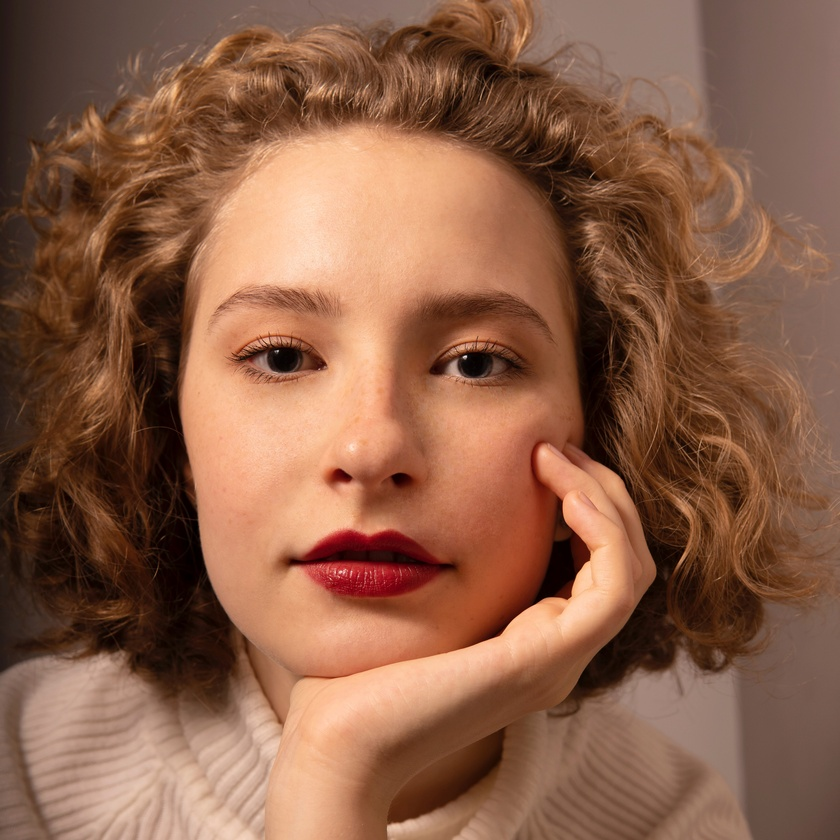
#> input picture assets/human1.jpg, 840 x 840 px, shrunk from 3994 x 3994 before the run, found by its file name
$ jupyter execute Azimuth_integral.ipynb
#> lines starting #> are read from the running program, lines starting #| are printed output that depends on the picture
# 방위각 적분(Azimuth integral)
- Fourier Transform
- Magnitude Spectrum
- Azimuth integral

[cell 1]
import cv2
import numpy as np
from matplotlib import pyplot as plt
from scipy.integrate import quad

[cell 2]
img = cv2.imread('human1.jpg')
#> img is the input picture: shape (840, 840, 3); mean B, G, R 71.9, 95.2, 139.6
plt.imshow(img[...,::-1])
print(img.shape)
#| (840, 840, 3)

## Fourier Transform
https://opencv-python.readthedocs.io/en/latest/doc/23.imageFourierTransform/imageFourierTransform.html
- 시간 도메인(X축)에서 표현된 신호(일반적인 파형 도표)를 주파수 도메인으로 변환.
- 시간축이 제거되어 대상의 전체적인 특징을 파악할 수 있음.
- 이미지에 적용이 되어 중심이 저주파 영역, 주변이 고주파 영역을 나타냄.
- 푸리에 변환을 하여 저주파 또는 고주파를 제거하고 다시 역으로 이미지로 변환 함으로써 이미지가공을 할 수 있음.
    - ex; 푸리에 변환 후 중심의 저주파를 제거하고 다시 Image로 전환 하면 이미지의 경계선만 남게 됨.
    - 푸리에 변환 후 주변의 고주파를 제거하면 모아레 패턴(휴대폰으로 모니터를 찍었을 때 나타나는 현상)을 제거할 수 있음.(모니터의 고주파를 제거함.)

[cell 3]
img = cv2.imread('human1.jpg')
b,g,r = cv2.split(img)
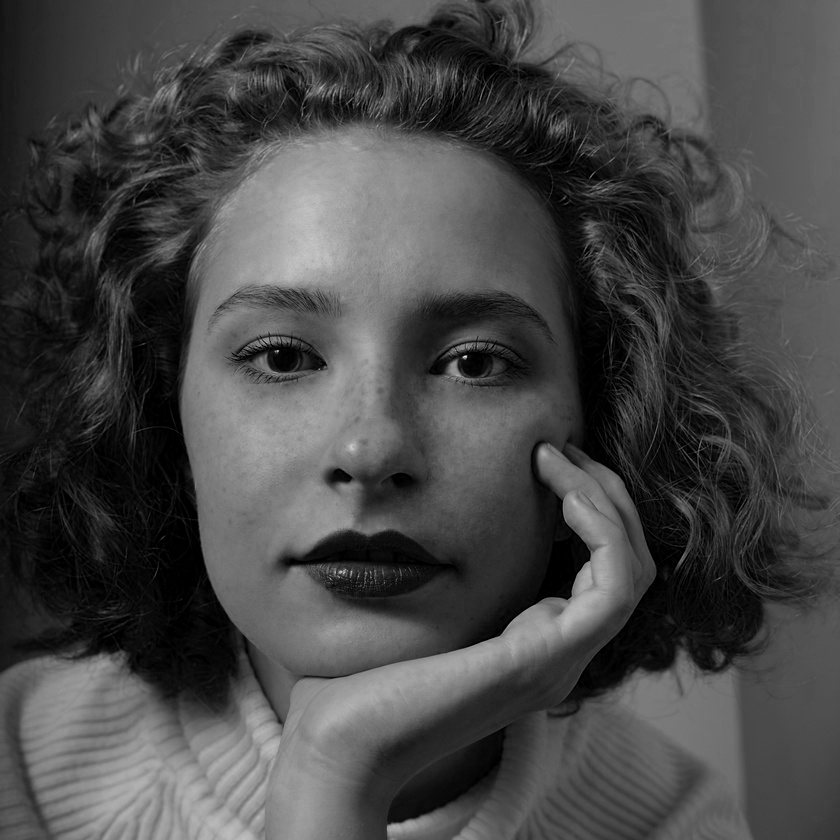
#> b: shape (840, 840); min 0, max 227, mean 71.9
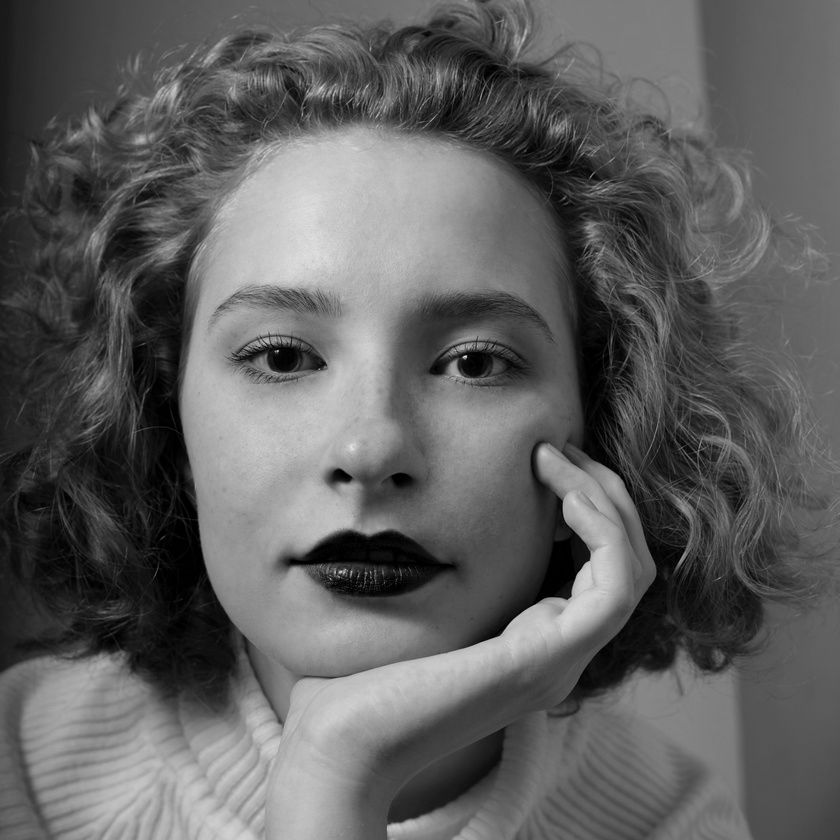
#> g: shape (840, 840); min 0, max 230, mean 95.2
img = cv2.merge([r,g,b])
img = cv2.cvtColor(img, cv2.COLOR_BGR2GRAY)
#> img: shape (840, 840)
# img = cv2.resize(img, dsize=(400, 400), interpolation = cv2.INTER_AREA)
print(img.shape)
#| (840, 840)

"""
# Fourier Transform을 적용.
 적용을 하면 0,0, 즉 화면 좌측상단점이 중심이고, 거기에 저주파가 모여 있음.
 분석을 용이하게 하기 위해 0,0을 이미지의 중심으로 이동 시키고 Log Scaling을 하여 분석이
 용이한 결과값으로 변환

 fft(a[, n, axis, norm]): Compute the one-dimensional discrete Fourier Transform.
 fft2(a[, s, axes, norm]): Compute the 2-dimensional discrete Fourier Transform.
"""

f = np.fft.fft2(img)        # 이미지에 푸리에 변환 적용
fshift = np.fft.fftshift(f) # 분석을 용이하게 하기 위해 주파수가 0인 부분을 중앙에 위치시킴. 중앙에 저주파가 모이게 됨.

magnitude_spectrum = 20*np.log(np.abs(fshift)) #spectrum 구하는 수학식.
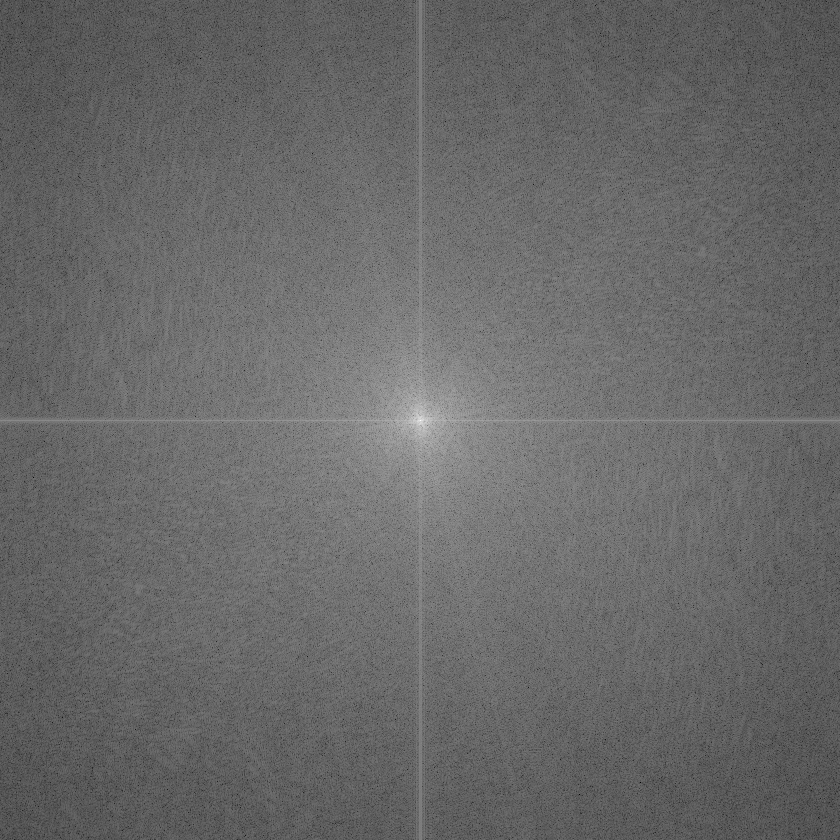
#> magnitude_spectrum: shape (840, 840) float64; min 18.92, max 360.1, mean 159.1; drawn with min black and max white


plt.subplot(121),plt.imshow(img, cmap = 'gray')
plt.title('Input Image'), plt.xticks([]), plt.yticks([])

plt.subplot(122),plt.imshow(magnitude_spectrum, cmap = 'gray')
plt.title('Spectrum'), plt.xticks([]), plt.yticks([])

[cell 4]
from numpy.core import asarray
import functools
from numpy.core import overrides

array_function_dispatch = functools.partial(
    overrides.array_function_dispatch, module='numpy.fft')


def _fftn_dispatcher(a, s=None, axes=None, norm=None):
    return (a,)


def _cook_nd_args(a, s=None, axes=None, invreal=0):
    if s is None:
        shapeless = 1
        if axes is None:
            s = list(a.shape)
        else:
            s = take(a.shape, axes)
    else:
        shapeless = 0
    s = list(s)
    if axes is None:
        axes = list(range(-len(s), 0))
    if len(s) != len(axes):
        raise ValueError("Shape and axes have different lengths.")
    if invreal and shapeless:
        s[-1] = (a.shape[axes[-1]] - 1) * 2
    return s, axes


def _raw_fftnd(a, s=None, axes=None, function=np.fft.fft, norm=None):
    a = asarray(a)
    s, axes = _cook_nd_args(a, s, axes)
    itl = list(range(len(axes)))
    itl.reverse()
    for ii in itl:
        a = function(a, n=s[ii], axis=axes[ii], norm=norm)
    return a


@array_function_dispatch(_fftn_dispatcher)
def fft2(a, s=None, axes=(-2, -1), norm=None):
    return _raw_fftnd(a, s, axes, fft, norm)


'''
Parameters
a: array_like
Input array, can be complex

s: sequence of ints, optional
Shape (length of each transformed axis) of the output (s[0] refers to axis 0, s[1] to axis 1, etc.).
This corresponds to n for fft(x, n). Along each axis, if the given shape is smaller than
that of the input, the input is cropped. If it is larger, the input is padded with zeros.
if s is not given, the shape of the input along the axes specified by axes is used.

axes: sequence of ints, optional
Axes over which to compute the FFT. If not given, the last two axes are used.
A repeated index in axes means the transform over that axis is performed multiple times.
A one-element sequence means that a one-dimensional FFT is performed.

norm: {“backward”, “ortho”, “forward”}, optional
New in version 1.10.0. Normalization mode (see numpy.fft). Default is “backward”.
Indicates which direction of the forward/backward pair of transforms is scaled and
with what normalization factor.

'''

## 방위각 적분

$w_k$ : 반지름

$\phi$ : 각도

$F(I)$: FFT변환을 거친 magnitude_spectrum

### Method1: from scipy.integrate import quad

[cell 5]
ai = []
middle_loc = magnitude_spectrum.shape[0] // 2
#> middle_loc = 420

for w_k in range(middle_loc):
    ai.append(quad(lambda x: magnitude_spectrum[middle_loc+int(w_k*np.cos(x)), middle_loc+int(w_k*np.sin(x))], 0, 2*np.pi))
#> after the loop, ai = 420 pairs, first value 917.8 to 2262.3, second value 2.51e-11 to 64.47

[cell 6]
plt.plot(ai)
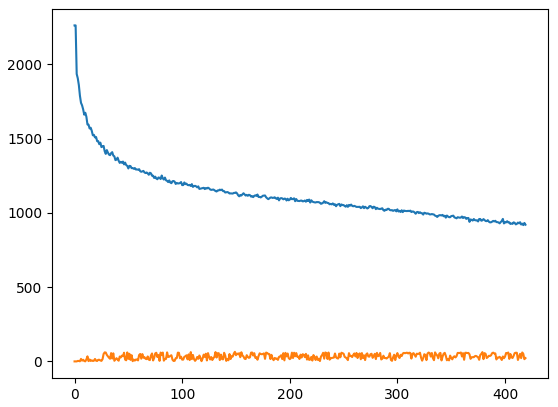
#> figure drawn by matplotlib, 1 panel; curve peaks at x = 0, y = 2262.3; curve peaks at x = 149, y = 64.47

### Method2: average

[cell 7]
ai = []  # 방위각 적분값 반지름별로 저장
middle_loc = magnitude_spectrum.shape[0] // 2  # magnitude_spectrum의 중점, 최대 반지름 길이

for w_k in range(middle_loc):
    val = []
    for x in range(round(2*np.pi)):
        val.append(magnitude_spectrum[middle_loc+int(w_k*np.cos(x)), middle_loc+int(w_k*np.sin(x))])

    ai.append(sum(val)/len(val)) # 평균
#> after the loop, ai = 420 values, max 360.1 at index 0, min 146.3 at index 404, mean 182.4

[cell 8]
plt.plot(ai)
plt.xlabel('radius')
plt.ylabel('frequency')
plt.title('Azimuth integral')
plt.show()
#> figure, not shown here; curve peaks at x = 0, y = 360.1

### Method3: radialProfile.azimuthalAverage

[cell 9]
import numpy as np

def azimuthalAverage(image, center=None):
    """
    Calculate the azimuthally averaged radial profile.
    image - The 2D image
    center - The [x,y] pixel coordinates used as the center. The default is
             None, which then uses the center of the image (including
             fracitonal pixels).

    """
    # Calculate the indices from the image
    y, x = np.indices(image.shape)
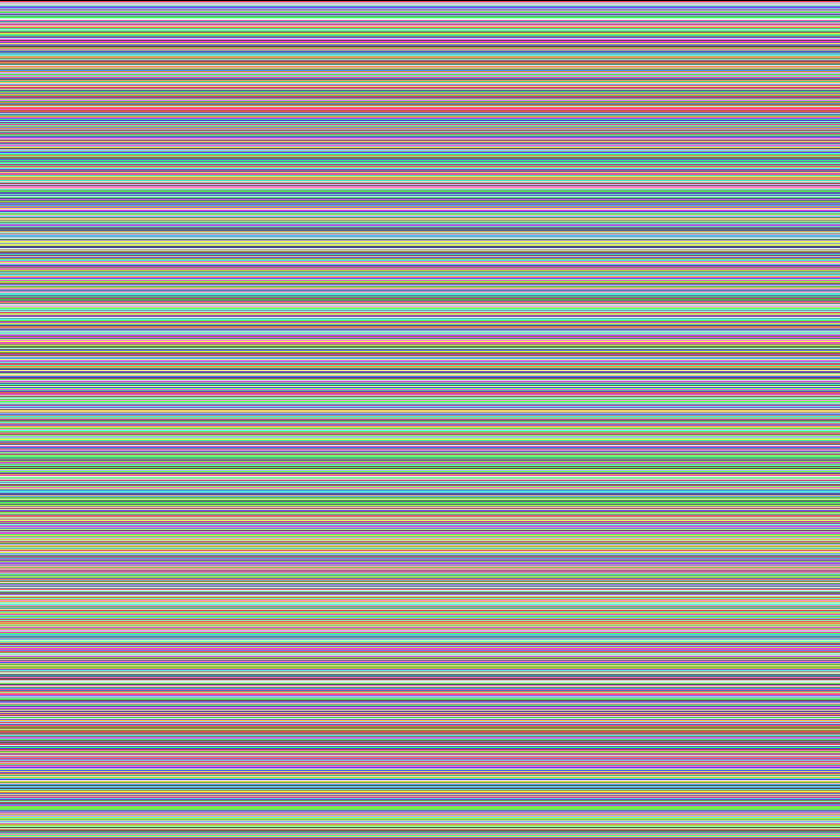
#> y: shape (840, 840) int64; 840 distinct labels, from 0 to 839; one colour per label, 0 black
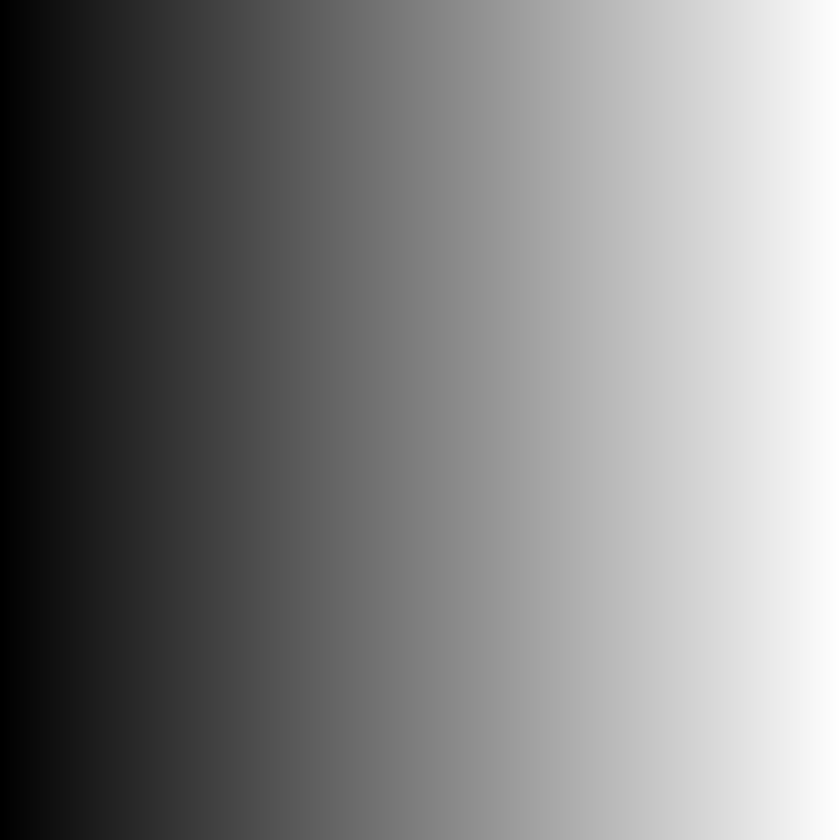
#> x: shape (840, 840) int64; min 0, max 839, mean 419.5; drawn with min black and max white

    if not center:
        center = np.array([(x.max()-x.min())/2.0, (y.max()-y.min())/2.0])
#> center = [419.5, 419.5]

    r = np.hypot(x - center[0], y - center[1])
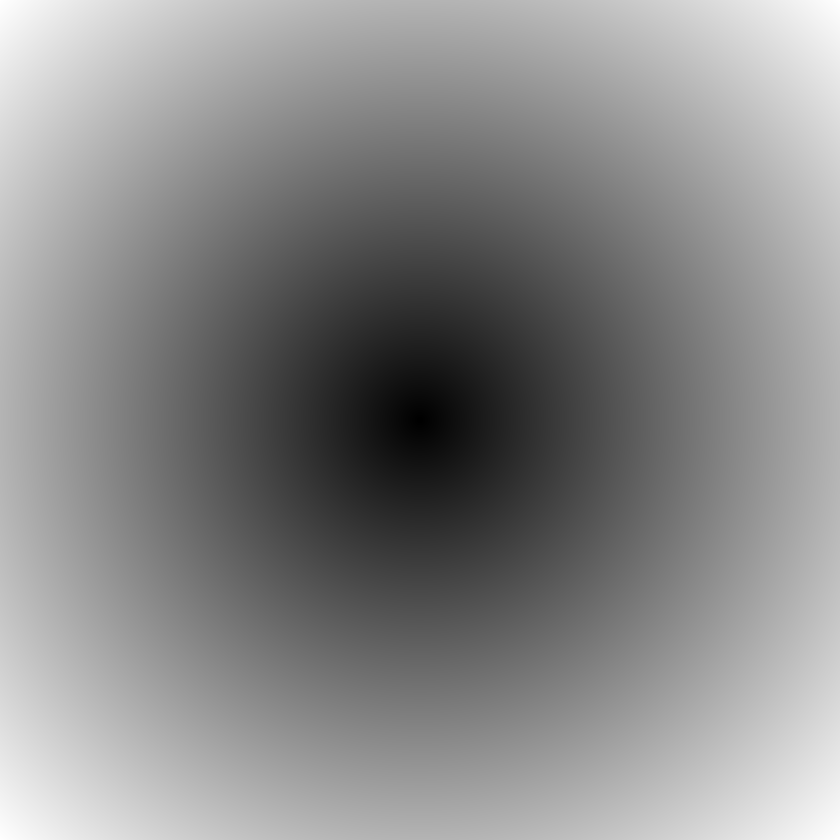
#> r: shape (840, 840) float64; min 0.707, max 593.3, mean 321.4; drawn with min black and max white

    # Get sorted radii
    ind = np.argsort(r.flat)
    r_sorted = r.flat[ind]
    i_sorted = image.flat[ind]

    # Get the integer part of the radii (bin size = 1)
    r_int = r_sorted.astype(int)

    # Find all pixels that fall within each radial bin.
    deltar = r_int[1:] - r_int[:-1]  # Assumes all radii represented
    rind = np.where(deltar)[0]       # location of changed radius
#> rind = 593 values from 3 to 705595
    nr = rind[1:] - rind[:-1]        # number of radius bin
#> nr = 592 values, max 2640 at index 417, min 8 at index 0, mean 1191.9

    # Cumulative sum to figure out sums for each radius bin
    csim = np.cumsum(i_sorted, dtype=float)
    tbin = csim[rind[1:]] - csim[rind[:-1]]
#> tbin = 592 values, max 387733.7 at index 407, min 1026.8 at index 591, mean 189654.2

    radial_prof = tbin / nr
#> radial_prof = 592 values, max 307.5 at index 0, min 124.5 at index 590, mean 166.1

    return radial_prof

[cell 10]
psd1D = azimuthalAverage(magnitude_spectrum)
#> psd1D has the same summary as radial_prof in azimuthalAverage

plt.plot(psd1D)
plt.xlabel('radius')
plt.ylabel('frequency')
plt.title('Azimuth integral')
plt.show()
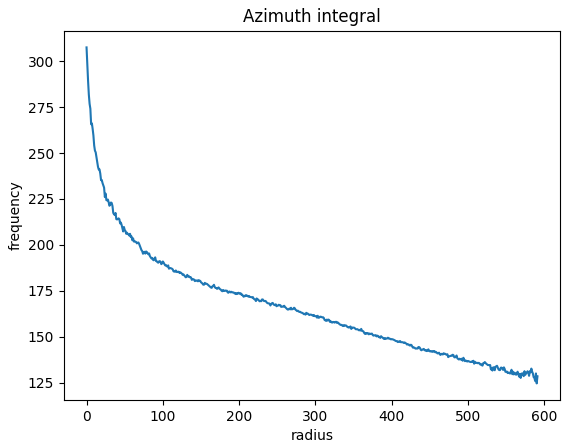
#> figure drawn by matplotlib, 1 panel; curve peaks at x = 0, y = 307.5

$ run again, with assets/human.jpg copied over assets/human1.jpg
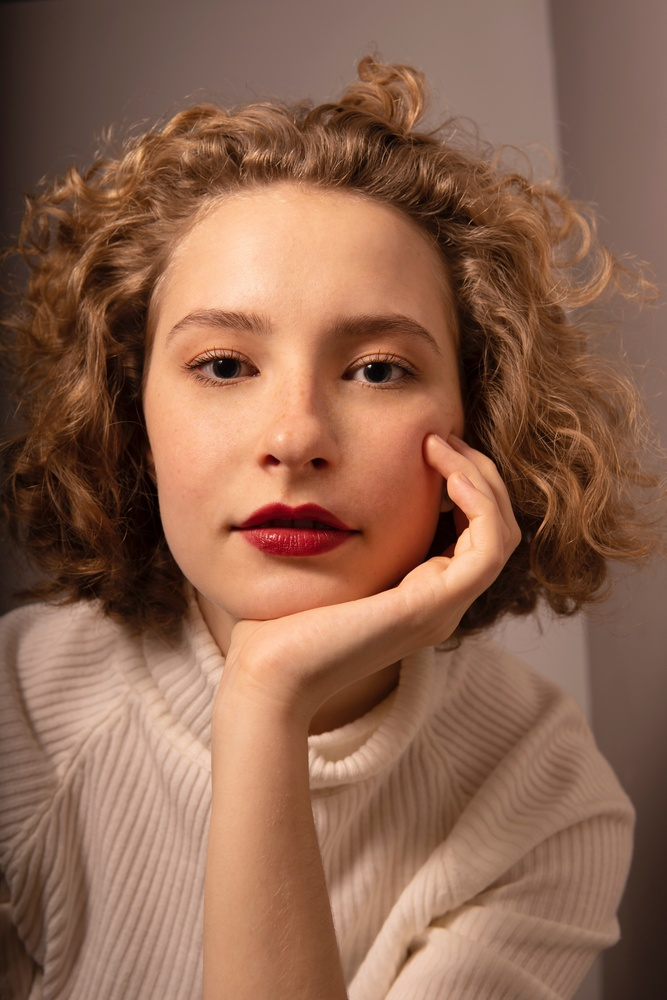
#> input picture assets/human.jpg, 667 x 1000 px, shrunk from 4000 x 6000 before the run, found by its file name
#> img is the input picture: shape (1000, 667, 3); mean B, G, R 79, 100.4, 141.4
#| (1000, 667, 3)
#> `b,g,r = cv2.split(img)`:
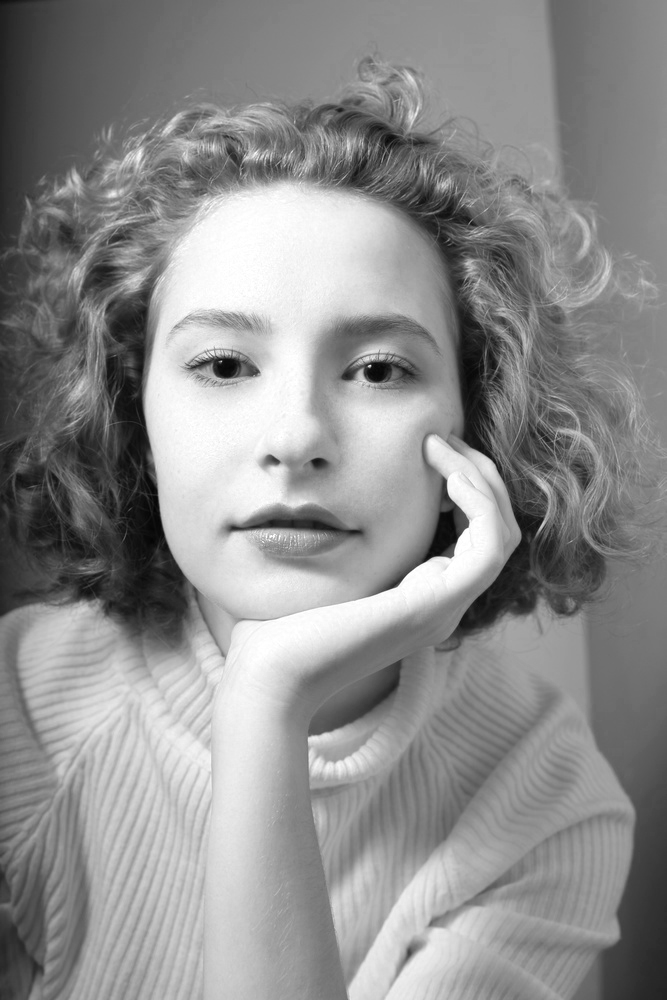
#> r: shape (1000, 667); min 3, max 255, mean 141.4
#> img: shape (1000, 667)
#| (1000, 667)
#> tbin = 599 values, max 326430.9 at index 331, min 1517.5 at index 598, mean 174896.4
#> radial_prof = 599 values, max 298.1 at index 1, min 122.4 at index 594, mean 163.8
#> psd1D has the same summary as radial_prof in azimuthalAverage
#> `plt.show()`:
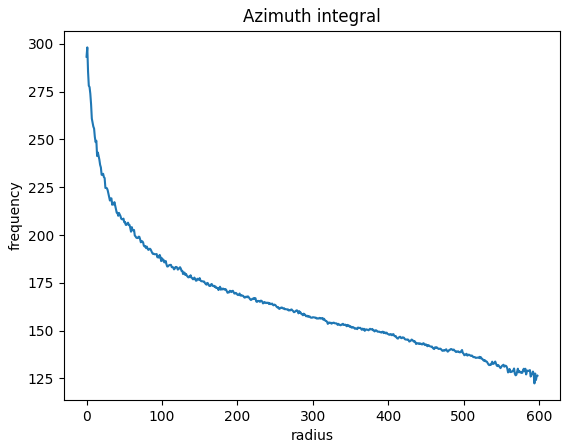
#> figure drawn by matplotlib, 1 panel; curve peaks at x = 1, y = 298.1
